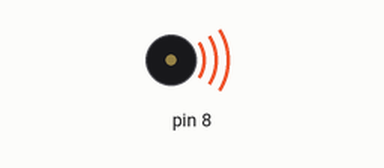
The sketch below on a simulated Arduino Uno, built with avr-gcc and run on an emulated ATmega328P. Shown: buzzer (waves = sounding).

Above: at 0.1 s.
At 40.9 s:
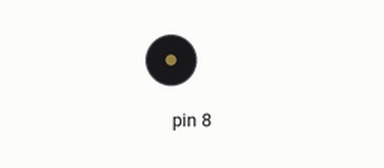
Timing chart, 0 to 42.4 s (numbered marks = the images above):
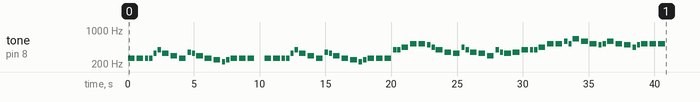

The sketch:

si_patokaan.ino
```cpp
#define SILENCE 0
#define NOTE_B0  31
#define NOTE_C1  33
#define NOTE_CS1 35
#define NOTE_D1  37
#define NOTE_DS1 39
#define NOTE_E1  41
#define NOTE_F1  44
#define NOTE_FS1 46
#define NOTE_G1  49
#define NOTE_GS1 52
#define NOTE_A1  55
#define NOTE_AS1 58
#define NOTE_B1  62
#define NOTE_C2  65
#define NOTE_CS2 69
#define NOTE_D2  73
#define NOTE_DS2 78
#define NOTE_E2  82
#define NOTE_F2  87
#define NOTE_FS2 93
#define NOTE_G2  98
#define NOTE_GS2 104
#define NOTE_A2  110
#define NOTE_AS2 117
#define NOTE_B2  123
#define NOTE_C3  131
#define NOTE_CS3 139
#define NOTE_D3  147
#define NOTE_DS3 156
#define NOTE_E3  165
#define NOTE_F3  175
#define NOTE_FS3 185
#define NOTE_G3  196
#define NOTE_GS3 208
#define NOTE_A3  220
#define NOTE_AS3 233
#define NOTE_B3  247
#define NOTE_C4  262
#define NOTE_CS4 277
#define NOTE_D4  294
#define NOTE_DS4 311
#define NOTE_E4  330
#define NOTE_F4  349
#define NOTE_FS4 370
#define NOTE_G4  392
#define NOTE_GS4 415
#define NOTE_A4  440
#define NOTE_AS4 466
#define NOTE_B4  494
#define NOTE_C5  523
#define NOTE_CS5 554
#define NOTE_D5  587
#define NOTE_DS5 622
#define NOTE_E5  659
#define NOTE_F5  698
#define NOTE_FS5 740
#define NOTE_G5  784
#define NOTE_GS5 831
#define NOTE_A5  880
#define NOTE_AS5 932
#define NOTE_B5  988
#define NOTE_C6  1047
#define NOTE_CS6 1109
#define NOTE_D6  1175
#define NOTE_DS6 1245
#define NOTE_E6  1319
#define NOTE_F6  1397
#define NOTE_FS6 1480
#define NOTE_G6  1568
#define NOTE_GS6 1661
#define NOTE_A6  1760
#define NOTE_AS6 1865
#define NOTE_B6  1976
#define NOTE_C7  2093
#define NOTE_CS7 2217
#define NOTE_D7  2349
#define NOTE_DS7 2489
#define NOTE_E7  2637
#define NOTE_F7  2794
#define NOTE_FS7 2960
#define NOTE_G7  3136
#define NOTE_GS7 3322
#define NOTE_A7  3520
#define NOTE_AS7 3729
#define NOTE_B7  3951
#define NOTE_C8  4186
#define NOTE_CS8 4435
#define NOTE_D8  4699
#define NOTE_DS8 4978

int melody[] = {
  NOTE_C4, NOTE_C4, NOTE_C4, NOTE_C4, NOTE_E4, NOTE_G4, NOTE_E4, NOTE_D4, NOTE_C4,
  NOTE_F4, NOTE_E4, NOTE_D4, NOTE_C4, NOTE_B3, NOTE_A3, NOTE_B3, NOTE_C4, NOTE_C4, NOTE_C4, SILENCE,
  NOTE_C4, NOTE_C4, NOTE_C4, NOTE_C4, NOTE_E4, NOTE_G4, NOTE_E4, NOTE_D4, NOTE_C4,
  NOTE_F4, NOTE_E4, NOTE_D4, NOTE_C4, NOTE_B3, NOTE_A3, NOTE_B3, NOTE_C4, NOTE_C4, NOTE_C4,
  NOTE_G4, NOTE_G4, NOTE_A4, NOTE_C5, NOTE_C5, NOTE_B4, NOTE_A4, NOTE_G4, NOTE_F4, NOTE_E4,
  NOTE_A4, NOTE_G4, NOTE_F4, NOTE_E4, NOTE_D4, NOTE_G4, NOTE_F4, NOTE_E4, NOTE_F4, NOTE_G4,
  NOTE_G4, NOTE_G4, NOTE_A4, NOTE_C5, NOTE_C5, NOTE_D5, NOTE_C5, NOTE_E5, NOTE_D5, NOTE_C5,
  NOTE_B4, NOTE_C5, NOTE_D5, NOTE_C5, NOTE_B4, NOTE_A4, NOTE_B4, NOTE_C5, NOTE_C5, NOTE_C5
};

// Note durations: 4 = quarter note, 8 = eighth note, etc.
int noteDurations[] = {
  2, 2, 4, 4, 4, 4, 2, 2, 2,
  4, 4, 2, 2, 2, 4, 4, 2, 2, 2, 2,
  2, 2, 4, 4, 4, 4, 2, 2, 2,
  4, 4, 2, 2, 2, 4, 4, 2, 2, 2,
  4, 4, 2, 2, 2, 4, 4, 2, 2, 2,
  4, 4, 2, 2, 2, 4, 4, 2, 2, 2,
  4, 4, 2, 2, 2, 4, 4, 2, 2, 2,
  4, 4, 2, 2, 2, 4, 4, 2, 2, 2,
};

void setup() {
  for (int thisNote = 0; thisNote < sizeof(melody) / sizeof(melody[0]); thisNote++) {
    int noteDuration = 1000 / noteDurations[thisNote];
    tone(8, melody[thisNote], noteDuration);
    delay(noteDuration * 1.3);
    noTone(8);
  }
}

void loop() {
  // put your main code here, to run repeatedly:

}
```
